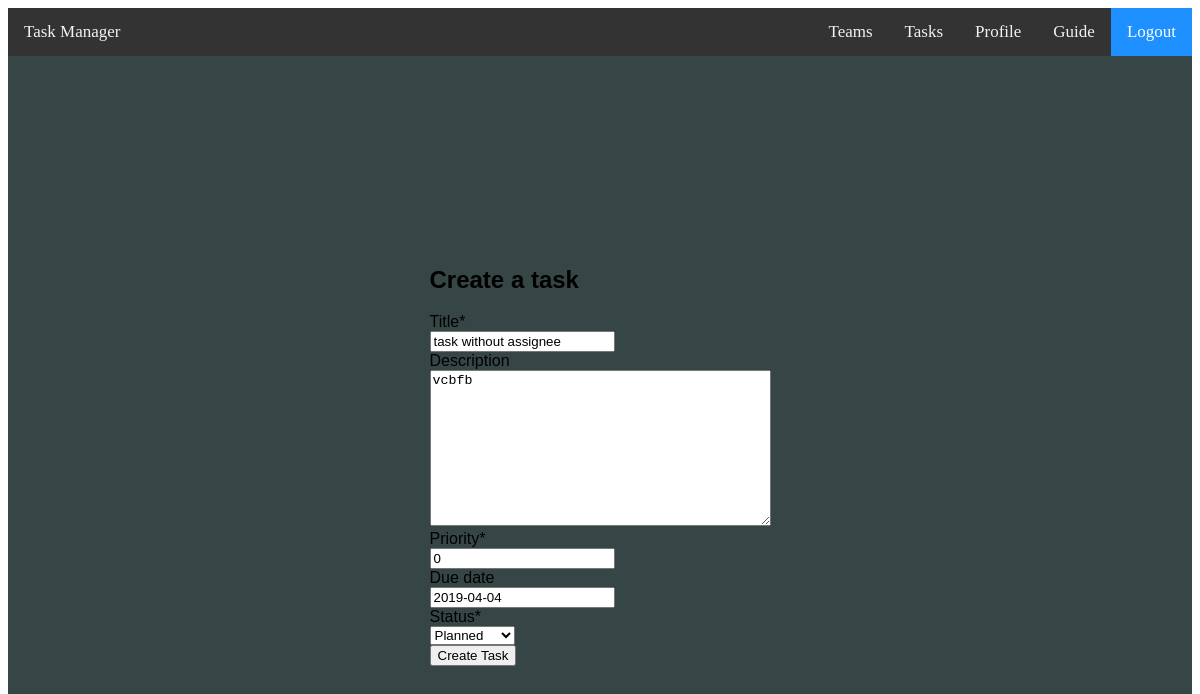
/tasks/7/update (signed in), run on the app's committed database.
### users/models.py (models this page shows, shortened)
class Task(models.Model):
    title = models.CharField(max_length=140)
    description = models.TextField(blank = True, null = True)
    created_date = models.DateField(default=timezone.now, blank=True, null=True)
    due_date = models.DateField(blank=True, null=True)
    priority = models.IntegerField(default='0')
    TeamName = models.CharField(max_length=25,blank=True,null=True)
    creator = models.ForeignKey(
        User, related_name="todo_created_by", on_delete=models.CASCADE
    )
    assignee = models.ForeignKey(
        User,
        blank=True,
        null=True,
        related_name="todo_assigned_to",
        on_delete=models.CASCADE,
    )
    STATUSES = (
        ('Planned ', 'Planned'),
        ('Inprogress', 'Inprogress'),
        ('Done', 'Done'),
    )
    status = models.CharField(max_length=15,null=True, choices=STATUSES, default='Planned')
    class Meta:
        ordering = ["priority"]

### users/views.py (the view, shortened to what this page needs)
# urls.py: path('tasks/<int:pk>/update', user_views.TaskUpdateView.as_view(), name='task-update'),
class TaskUpdateView(LoginRequiredMixin,UserPassesTestMixin,UpdateView):
    model = Task
    fields = ['title', 'description', 'priority','due_date','status']
    def test_func(self):
        task = self.get_object()
        if self.request.user == task.creator:
            return True
        return False

### templates/users/task_form.html (shortened to what this page needs)
{% extends 'loginbase.html' %}
{% load crispy_forms_tags %}
{% block content %}
  <h2>Create a task</h2>
  <form method="POST">
       {{form|crispy}}
    <button type="submit">Create Task</button>
  </form>
{% endblock %}

### data on the page
Task: title "task without assignee", description "vcbfb", priority "0", due_date "2019-04-04", status "Planned"
